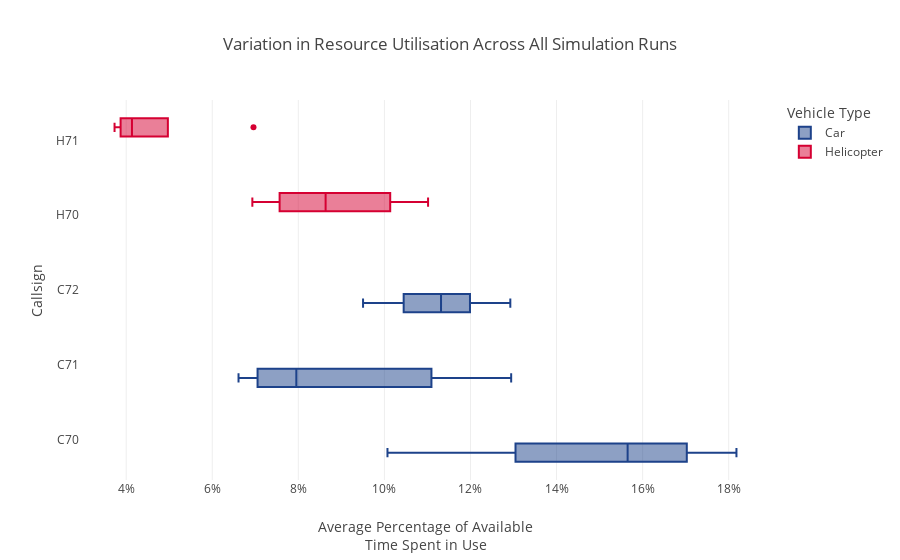

Notebook cell for this chart:
### Code cell
_utilisation_result_calculation.make_SIMULATION_utilisation_variation_plot(utilisation_df_per_run=utilisation_df_per_run)

### Figure 1 — Plotly figure (JSON) as saved in the notebook; plotly's stock layout.template omitted (floating-point values rounded to 4 significant figures)
{"data": [{"alignmentgroup": "True", "hovertemplate": "Vehicle Type=Car<br>Average Percentage of Available<br>Time Spent in Use=%{x}<br>Callsign=%{y}<extra></extra>", "legendgroup": "Car", "marker": {"color": "#1D428A"}, "name": "Car", "notched": false, "offsetgroup": "Car", "orientation": "h", "showlegend": true, "type": "box", "x": [0.1818, 0.1048, 0.1076, 0.1404, 0.06611, 0.09504, 0.1007, 0.07953, 0.1132, 0.1664, 0.1295, 0.1168, 0.1565, 0.072, 0.1293], "x0": " ", "xaxis": "x", "y": ["C70", "C71", "C72", "C70", "C71", "C72", "C70", "C71", "C72", "C70", "C71", "C72", "C70", "C71", "C72"], "y0": " ", "yaxis": "y"}, {"alignmentgroup": "True", "hovertemplate": "Vehicle Type=Helicopter<br>Average Percentage of Available<br>Time Spent in Use=%{x}<br>Callsign=%{y}<extra></extra>", "legendgroup": "Helicopter", "marker": {"color": "#D50032"}, "name": "Helicopter", "notched": false, "offsetgroup": "Helicopter", "orientation": "h", "showlegend": true, "type": "box", "x": [0.09841, 0.03917, 0.06932, 0.04306, 0.1101, 0.04134, 0.07776, 0.06958, 0.08634, 0.0373], "x0": " ", "xaxis": "x", "y": ["H70", "H71", "H70", "H71", "H70", "H71", "H70", "H71", "H70", "H71"], "y0": " ", "yaxis": "y"}], "layout": {"boxmode": "group", "legend": {"title": {"text": "Vehicle Type"}, "tracegroupgap": 0}, "title": {"text": "Variation in Resource Utilisation Across All Simulation Runs"}, "xaxis": {"anchor": "y", "domain": [0, 1], "tickformat": ".0%", "title": {"text": "Average Percentage of Available<br>Time Spent in Use"}}, "yaxis": {"anchor": "x", "domain": [0, 1], "title": {"text": "Callsign"}}}}
